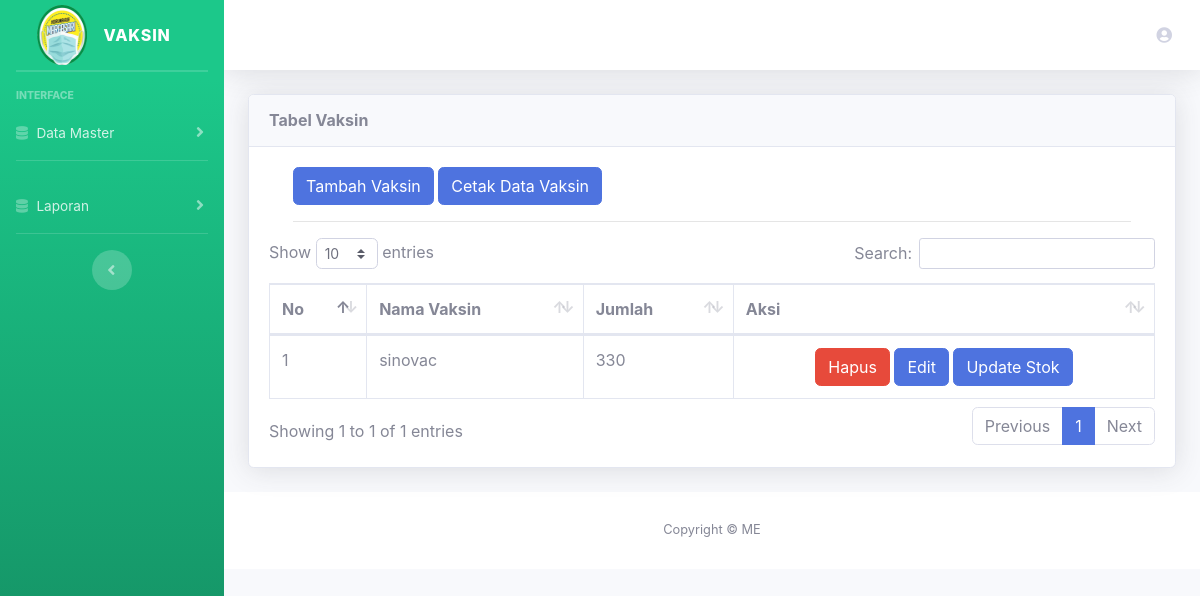
The app's page /index.php/admin/vaksin, older data.
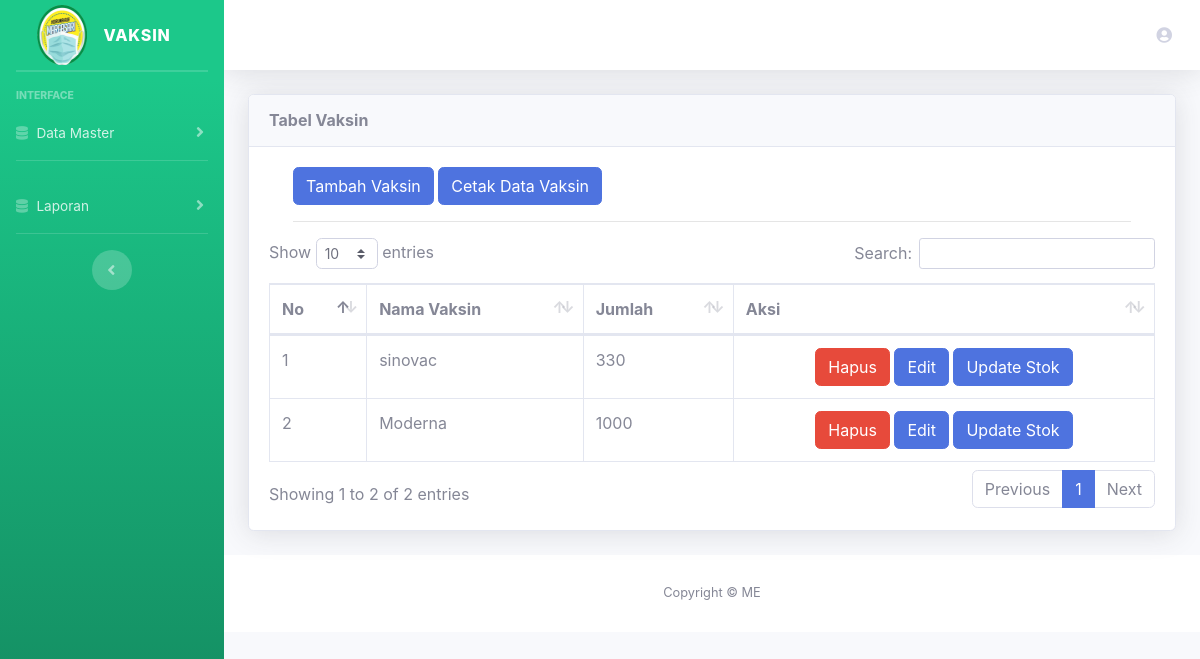
The same page, newer data.
### tables this page shows
CREATE TABLE `vaksin` (
  `id_vaksin` int(11) NOT NULL,
  `nama_vaksin` varchar(100) NOT NULL,
  `jumlah` text NOT NULL
);

### application/controllers/Admin.php (called while the page is built, shortened)
<?php
class Admin extends CI_Controller
{
    public function __construct()
    {
        $this->load->library('form_validation');
        $this->load->model('admin_m');
    }
    public function vaksin()
    {
        $data['judul'] = 'Data vaksin';
        $data['nama'] = $this->session->userdata('nama');
        $data['data'] = $this->admin_m->get_all_vaksin();
        $this->load->view('template/header', $data);
        $this->load->view('admin/vaksin/data_vaksin', $data);
        $this->load->view('template/footer');
    }
}

### index.php (called while the page is built, shortened)
<?php
require_once BASEPATH.'core/CodeIgniter.php';

### application/models/Admin_m.php (called while the page is built, shortened)
<?php
class Admin_m extends CI_Model
{
    public function get_all_vaksin()
    {
        return $this->db->get('vaksin')->result();
    }
}

### application/views/admin/vaksin/data_vaksin.php (the view)
<div class="container-fluid">
    <div class="card shadow mb-4">
        <div class="card-header py-3">
            <h6 class="m-0 font-weight-bold ">Tabel Vaksin</h6>
        </div>
        <div class="card-body">
            <div class="table-responsive">
                <div class="container">
                    <a href="<?= base_url('admin/tambah_vaksin') ?>" class="btn btn-primary">Tambah Vaksin</a>
                    <a href="<?= base_url('admin/cetak_data_vaksin') ?>" class="btn btn-primary">Cetak Data Vaksin</a>
                    <hr>
                </div>
                <table class="table table-bordered" id="dataTable" width="100%" cellspacing="0">
                    <thead>
                        <tr>
                            <th>No</th>
                            <th>Nama Vaksin</th>
                            <th>Jumlah</th>
                            <th>Aksi</th>
                        </tr>
                    </thead>
                    <tbody>
                        <?php
                        $nomor = 1;
                        foreach ($data as $x) { ?>
                            <tr>
                                <td><?= $nomor++; ?></td>
                                <td><?= $x->nama_vaksin; ?></td>
                                <td><?= $x->jumlah; ?></td>
                                <td align="center">
                                    <a href="<?= base_url('admin/delete_vaksin/') . $x->id_vaksin; ?>" onclick="return confirm('Yakin Hapus?')" class="btn btn-danger">Hapus</a>
                                    <a href="<?= base_url('admin/edit_vaksin/') . $x->id_vaksin; ?>" class="btn btn-primary">Edit</a>
                                    <a href="<?= base_url('admin/update_vaksin/') . $x->id_vaksin; ?>" class="btn btn-primary">Update Stok</a>
                                </td>
                            </tr>
                        <?php } ?>
                    </tbody>
                </table>
            </div>
        </div>
    </div>
</div>

Row changes from the older to the newer data that the page shows:
added vaksin: nama_vaksin "Moderna", jumlah "1000"
Text that changed along with them:
text written by a page script: "Show entries Search: Showing 1 to 1 of 1 entries Previous 1 Next" → "Show entries Search: Showing 1 to 2 of 2 entries Previous 1 Next"
